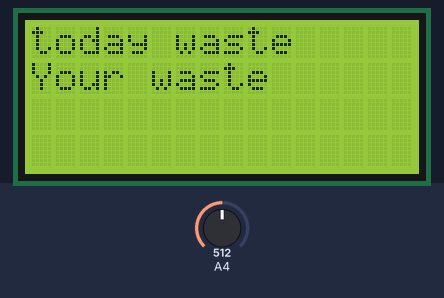
Bench run of a sketch on a simulated Arduino Mega 2560, built with avr-gcc and run on an emulated ATmega2560. Shown: 16×4 character LCD. The inputs (shaded band) are chosen by the test bench; at power-on: A4 = 512. What the sketch prints to the serial monitor is not drawn.

Above: at 1.2 s.
1.3 s: A4 set to 0
At 4.3 s:
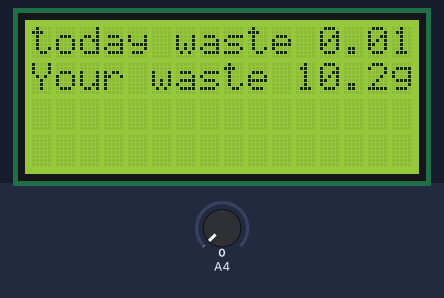
At 6.0 s:
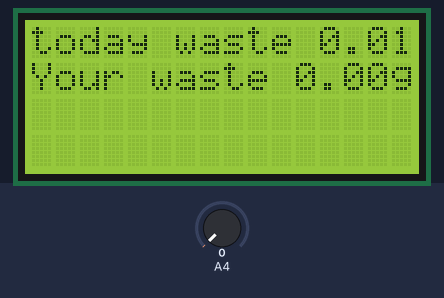
Timing chart, 0 to 7.5 s (numbered marks = the images above; inputs shaded):
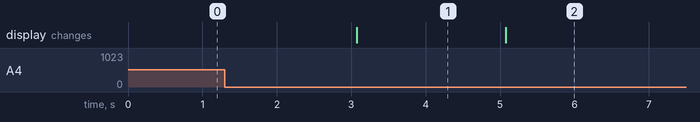

The sketch:

weight_and_lcd.ino
```cpp
#include <LiquidCrystal.h>
LiquidCrystal lcd(35, 36, 37, 38, 39, 40);
 void setup()
 {
     lcd.begin(16, 4);
     pinMode(A4,INPUT);
     Serial.begin(9600);
     lcd.clear();
     lcd.setCursor(0, 0);
     lcd.print("today waste ");
     lcd.setCursor(0, 1);
     lcd.print("Your waste ");

  }
  float f,w;
  float tw=0;
  int c;

 void loop()
 {
   w=0;
   f=analogRead(A4);
   while(f!=0)
   {
    f=analogRead(A4);
    delay(1000);
    w=w+f;

    c=1;

   }
   w=w/100;
   if(c==1){
   tw=tw+w/1000;
   c=0;
   }
   lcd.setCursor(12, 0);
   lcd.print(tw);
   lcd.setCursor(11, 1);
   lcd.print(w);
   lcd.setCursor(15, 1);
   lcd.print("g");
   if(w>80)
   {
    lcd.setCursor(0, 3);
    lcd.print("You could have ");
    lcd.setCursor(0, 4);
    lcd.print("fed an animal");
    delay(5000);

   }
   Serial.println(tw);
   Serial.println(w);
   delay(2000);


  }
```

Measured:
- after the input at 1.3 s, the display: changes after 1.8 s (image 1)
- what the display in image 1 shows lasts 2.0 s, from 3.1 s to 5.1 s
